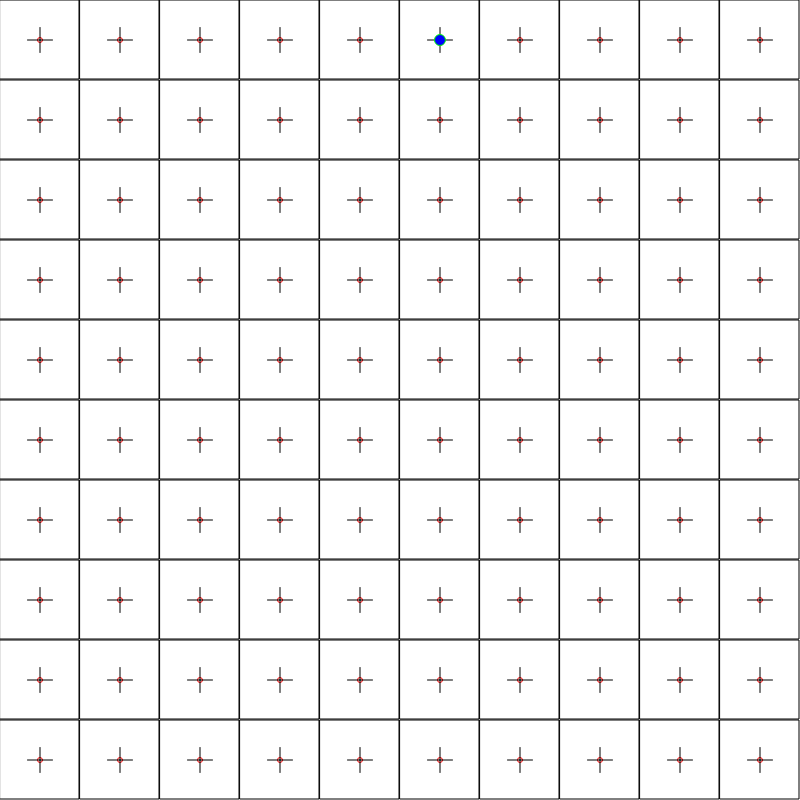
Frame 1 (no input)
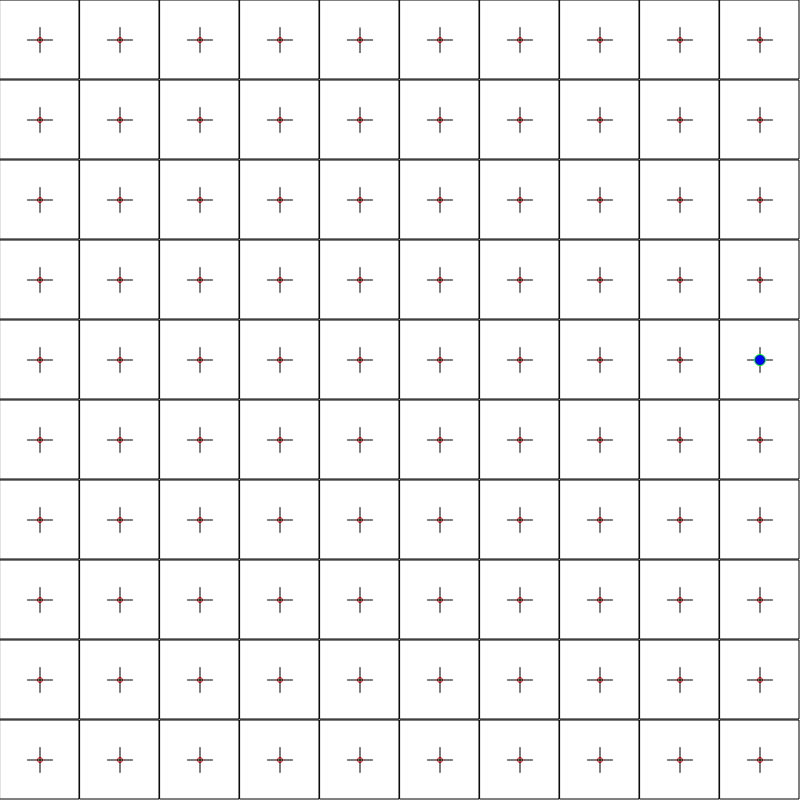
Frame 60 (no input)
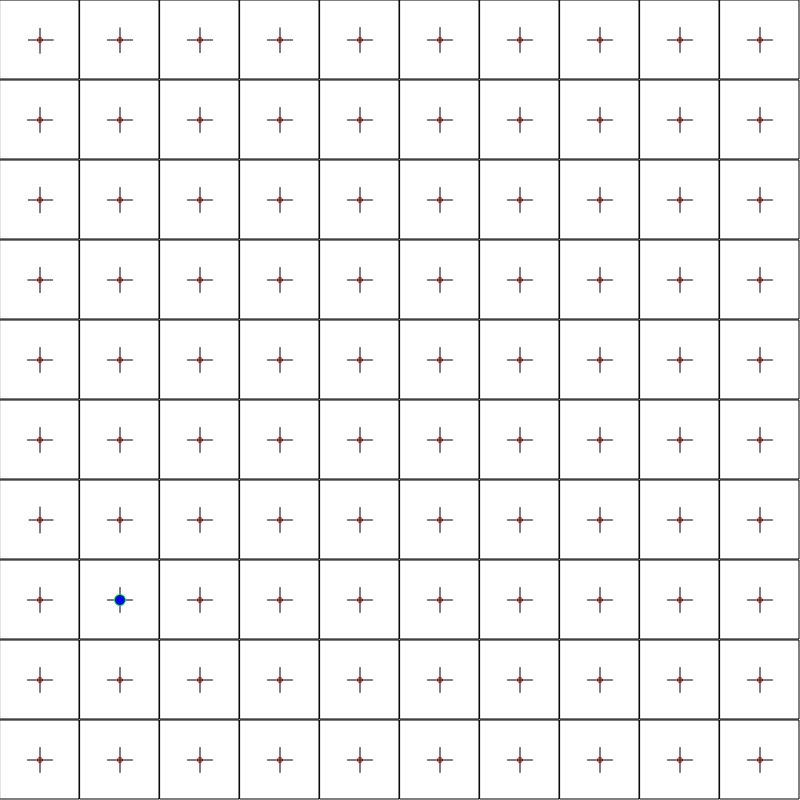
Frame 120 (the mouse pressed at the canvas centre since frame 60)

The p5.js sketch that drew these frames (run headless with seeded random() and noise() and a simulated clock; from frame 60 on, the mouse is pressed at the canvas centre):

// p5.js sketch
// ── sketch.js
var actions;
var player;
function setup() {
  createCanvas(800, 800);

  restart();
}

function restart() {
  actions = new Actions(10,10);
  player = new Player();
}

function mousePressed() {
  restart();
}

function draw() {
  background(255);
  actions.draw();
  player.draw();
}

class Player {
  constructor() {
    this.cols = actions.cols;
    this.rows = actions.rows;

    this.col = this.cols / 2;
    this.row = 0;

    this.w = width / this.cols;
    this.h = height / this.rows;
  }

  draw() {
    stroke(0,255, 0);
    fill(0,0,255);
    ellipse(this.col * this.w + this.w/2, this.row * this.h + this.h/2, 11, 11);
    this.move();
  }

  move() {
    let move = actions.takeMove(this.row, this.col);
    let r = this.row;
    let c = this.col;

    let score = this['move_' + move]();

    actions.updateAction(r,c,move, score);
  }

  // Policy
  move_up() {
    var score = 0;
    if (this.row == 0) {
      score = -1;
    }
    else {
      this.row-=1;
    }
    return score;
  }

  move_down() {
    var score = 0;
    if (this.row === this.rows -1) {
      score = 10;
      this.row = 0;
    }
    else {
      this.row+=1;
    }
    return score;
  }

  move_left() {
    var score = 0;
    if (this.col == 0) {
      score = -1;
    }
    else {
      this.col-=1;
    }
    return score;
  }

  move_right() {
    var score = 0;
    if (this.col == this.cols -1) {
      score = -1;
    }
    else {
      this.col+=1;
    }
    return score;
  }


}

class Action {
  constructor() {
    // Sum === 1.0
    this.up = 0.25;
    this.down = 0.25;
    this.left = 0.25;
    this.right = 0.25;
  }

  draw(x,y) {
    stroke(255,0, 0);
    ellipse(x,y,5,5);

    stroke(0);

    line(x, y, x + this.right * 50, y)
    line(x, y, x - this.left * 50, y)

    line(x, y, x, y + this.down * 50)
    line(x, y, x, y - this.up * 50)
  }

  take() {
    var toss = random();
    if (toss < this.up) {
      return 'up';
    }

    if (toss < this.up + this.down) {
      return 'down';
    }

    if (toss < this.up + this.down + this.left) {
      return 'left';
    }
    return 'right';
  }

  update(move, score) {
    this[move]+= score * 0.01;
    this.normalize();
  }

  normalize() {
    let sum = this.up + this.down +  this.left +  this.right;
    this.up /= sum;
    this.down /= sum;
    this.left /= sum;
    this.right /= sum;
  }
}

class Actions {
  constructor(x,y) {
    this.rows = y;
    this.cols = x;
    var actions = new Array(y);
    for( var row= 0; row< this.rows; row++) {
      actions[row] = new Array(x);
      for( var col= 0; col< this.cols; col++) {
        actions[row][col] = new Action();
      }
    }
    this.actions = actions;
  }

  takeMove(row, col) {
    return this.actions[row][col].take();
  }

  updateAction(row,col,move, score) {
    return this.actions[row][col].update(move, score);
  }

  draw() {
    noFill();
    let w = width/this.cols;
    let h = height/this.rows;
    for( var row= 0; row< this.rows; row++) {
      for( var col= 0; col< this.cols; col++) {
        let x = col*w + w/2;
        let y = row*h + h/2
        stroke(0, 0, 0);
        rect(x - w/2, y - h/2, w-1, h-1);
        let a = this.actions[row][col];
        a.draw(x,y);
      }
    }
  }
}
